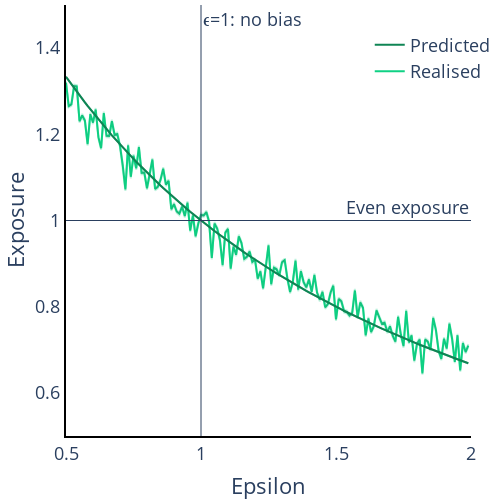

Notebook cell for this chart:
### Markdown cell above
### Epsilon Exposure DONE

### Code cell
Exposure_epsilon_rho125 = plotly_lines.plot_MTO_sim_results(plotly_lines(), data=df_eps[df_eps['rho'] == 1.25], x_var='epsilon', y_var='Exposure', x_range=[0.5,2], y_range=[0,1], x_title='Epsilon', y_title='Exposure', with_predicted=True, colors=['rgba(15,209,132,1)', 'rgba(15,133,84,1)'])

fig_Exposure_epsilon = go.Figure(data =Exposure_epsilon_rho125.data)

fig_Exposure_epsilon.update_layout(
    title = None, 
    font=dict(size = 18),
    xaxis_title = 'Epsilon', 
    yaxis_title = 'Exposure',
    width = 500, height = 500,
    showlegend = True, 
    legend=dict(x=0.75,y=0.95),
    legend_title_text = '',
    xaxis_range = [0.5,2],
    yaxis_range = [0.5,1.5],
    margin=dict(b=5,l=5,r=5,t=5),
    xaxis = dict(showgrid = False, showline = True, linecolor = 'rgb(0,0,0)', linewidth = 2), 
    yaxis = dict(showgrid = False, showline = True, linecolor = 'rgb(0,0,0)', linewidth = 2),
    plot_bgcolor='rgba(0,0,0,0)')


fig_Exposure_epsilon.add_hline(y=1, line_width=1, annotation_text = 'Even exposure')
fig_Exposure_epsilon.add_vline(x=1, line_width=1, annotation_text = 'ϵ=1: no bias')

### Figure 1 — Plotly figure (JSON) as saved in the notebook; plotly's stock layout.template omitted (floating-point values rounded to 4 significant figures; data arrays with more than 128 entries replaced by an {"elided": "..."} marker saying what was removed)
{"data": [{"line": {"color": "rgba(15,209,132,1)", "width": 2}, "mode": "lines", "name": "Realised", "showlegend": true, "type": "scatter", "x": {"elided": "150 float values"}, "y": {"elided": "150 float values"}}, {"line": {"color": "rgba(15,209,132,0.25)", "width": 2}, "mode": "lines", "showlegend": false, "type": "scatter", "x": {"elided": "150 float values"}, "y": {"elided": "150 float values"}}, {"fill": "tonexty", "fillcolor": "rgba(68, 68, 68, 0.2)", "line": {"color": "rgba(15,209,132,0.25)", "width": 2}, "mode": "lines", "showlegend": false, "type": "scatter", "x": {"elided": "150 float values"}, "y": {"elided": "150 float values"}}, {"line": {"color": "rgba(15,133,84,1)", "width": 2}, "mode": "lines", "name": "Predicted", "showlegend": true, "type": "scatter", "x": {"elided": "150 float values"}, "y": {"elided": "150 float values"}}, {"line": {"color": "rgba(15,133,84,0.25)", "width": 2}, "mode": "lines", "showlegend": false, "type": "scatter", "x": {"elided": "150 float values"}, "y": {"elided": "150 float values"}}, {"fill": "tonexty", "fillcolor": "rgba(68, 68, 68, 0.2)", "line": {"color": "rgba(15,133,84,0.25)", "width": 2}, "mode": "lines", "showlegend": false, "type": "scatter", "x": {"elided": "150 float values"}, "y": {"elided": "150 float values"}}], "layout": {"annotations": [{"showarrow": false, "text": "Even exposure", "x": 1, "xanchor": "right", "xref": "x domain", "y": 1, "yanchor": "bottom", "yref": "y"}, {"showarrow": false, "text": "ϵ=1: no bias", "x": 1, "xanchor": "left", "xref": "x", "y": 1, "yanchor": "top", "yref": "y domain"}], "font": {"size": 18}, "height": 500, "legend": {"title": {"text": ""}, "x": 0.75, "y": 0.95}, "margin": {"b": 5, "l": 5, "r": 5, "t": 5}, "plot_bgcolor": "rgba(0,0,0,0)", "shapes": [{"line": {"width": 1}, "type": "line", "x0": 0, "x1": 1, "xref": "x domain", "y0": 1, "y1": 1, "yref": "y"}, {"line": {"width": 1}, "type": "line", "x0": 1, "x1": 1, "xref": "x", "y0": 0, "y1": 1, "yref": "y domain"}], "showlegend": true, "title": {}, "width": 500, "xaxis": {"linecolor": "rgb(0,0,0)", "linewidth": 2, "range": [0.5, 2], "showgrid": false, "showline": true, "title": {"text": "Epsilon"}}, "yaxis": {"linecolor": "rgb(0,0,0)", "linewidth": 2, "range": [0.5, 1.5], "showgrid": false, "showline": true, "title": {"text": "Exposure"}}}}
